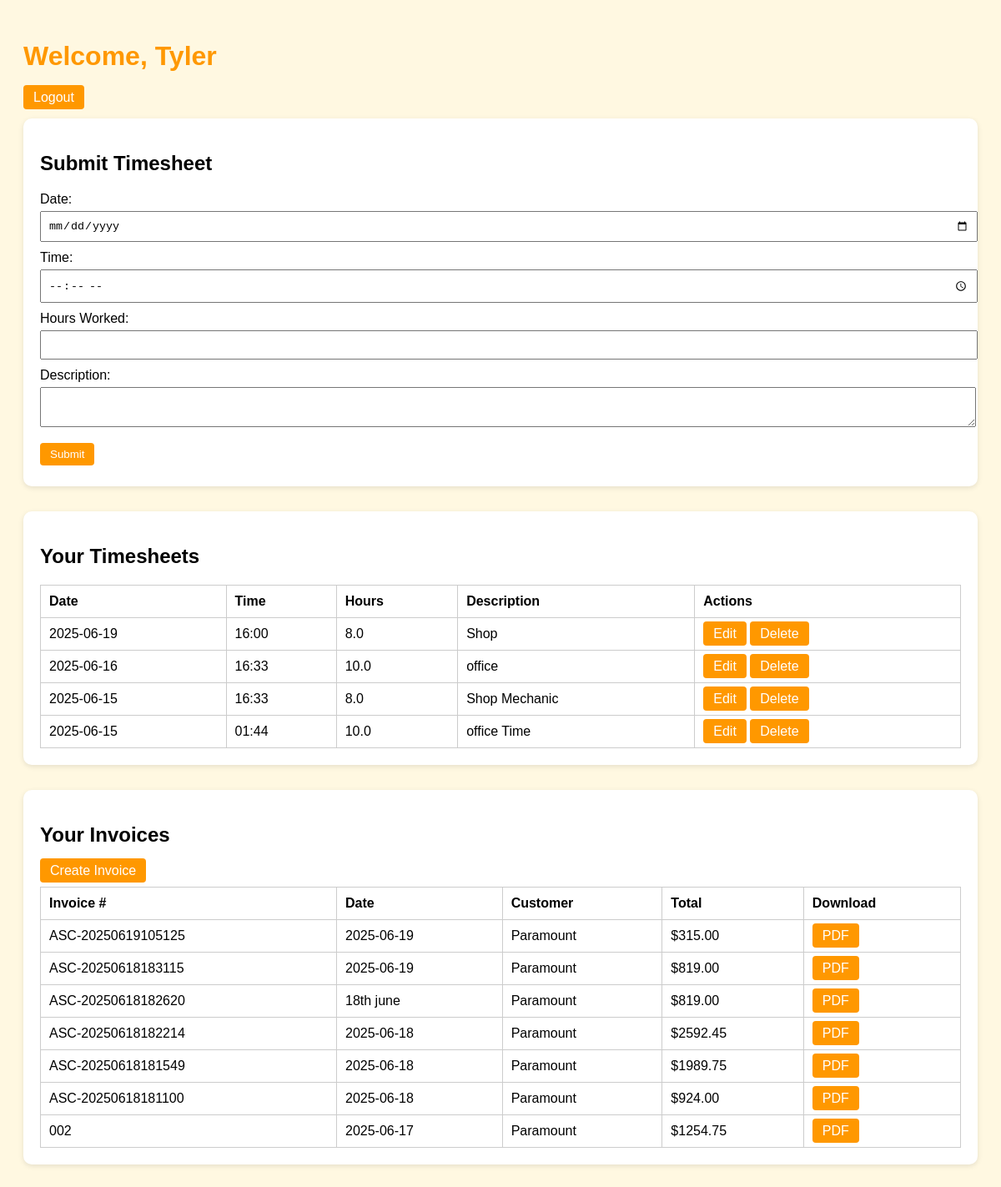
Before: /dashboard (signed in) with the older database file.
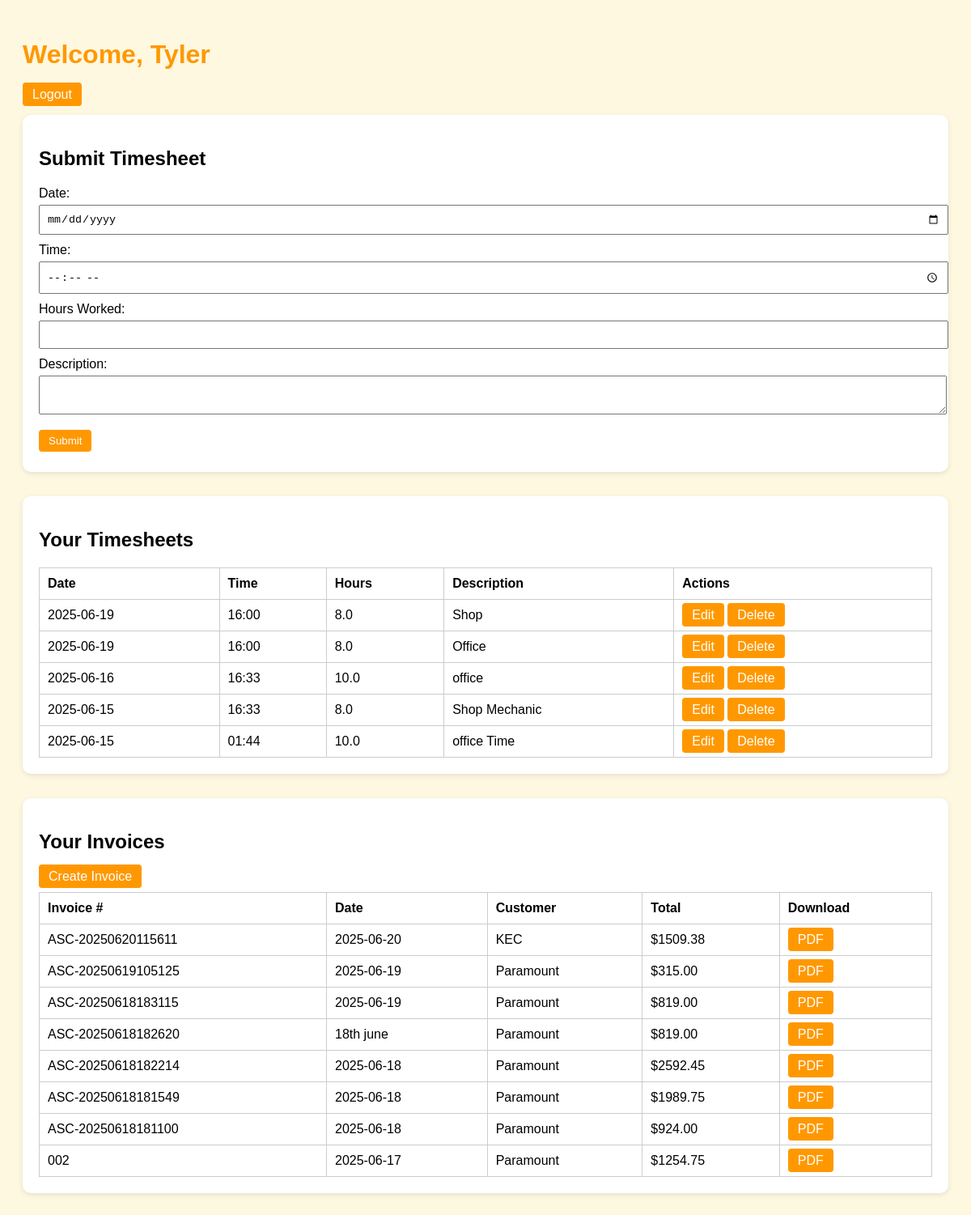
After: the same page with the newer database file.
### tables this page shows
CREATE TABLE timesheets (
        id INTEGER PRIMARY KEY AUTOINCREMENT,
        username TEXT,
        date TEXT,
        time TEXT,
        hours_worked REAL,
        description TEXT
    );

CREATE TABLE invoices (
        id INTEGER PRIMARY KEY AUTOINCREMENT,
        username TEXT,
        invoice_number TEXT,
        date TEXT,
        customer TEXT,
        location TEXT,
        po TEXT,
        afe TEXT,
        customer_rep TEXT,
        safety_rep TEXT,
        subtotal REAL,
        gst REAL,
        total REAL,
        line_items TEXT,
        notes TEXT,
        signature TEXT
    , status TEXT DEFAULT 'Pending');

### app.py (the view)
@app.route('/dashboard')
def dashboard():
    if 'user' not in session:
        return redirect(url_for('index'))
    conn = sqlite3.connect(DB_PATH)
    c = conn.cursor()
    if session['role'] == 'admin':
        search_user = request.args.get('search_user', '').strip()
        c.execute("SELECT username, role FROM users")
        users = c.fetchall()
        if search_user:
            c.execute("SELECT id, username, date, time, hours_worked, description FROM timesheets WHERE username=? ORDER BY date DESC", (search_user,))
            timesheet_rows = c.fetchall()
            c.execute("SELECT * FROM invoices WHERE username=? ORDER BY id DESC", (search_user,))
            invoice_rows = c.fetchall()
        else:
            c.execute("SELECT id, username, date, time, hours_worked, description FROM timesheets ORDER BY username, date DESC")
            timesheet_rows = c.fetchall()
            c.execute("SELECT * FROM invoices ORDER BY id DESC")
            invoice_rows = c.fetchall()
        timesheets = {}
        for row in timesheet_rows:
            timesheets.setdefault(row[1], []).append(row)
        invoices = invoice_rows
        conn.close()
        return render_template('admin_dashboard.html', users=users, timesheets=timesheets, invoices=invoices)
    else:
        c.execute("SELECT id, date, time, hours_worked, description FROM timesheets WHERE username=? ORDER BY date DESC", (session['user'],))
        entries = c.fetchall()
        c.execute("SELECT * FROM invoices WHERE username=? ORDER BY id DESC", (session['user'],))
        invoices = c.fetchall()
        conn.close()
        return render_template('user_dashboard.html', username=session['user'], entries=entries, invoices=invoices)

### templates/user_dashboard.html (shortened to what this page needs)
<!DOCTYPE html>
<html lang="en">
<head>
</head>
<body>
  <h1>Welcome, {{ username }}</h1>
  <p><a class="btn" href="{{ url_for('logout') }}">Logout</a></p>
  <section>
    <h2>Submit Timesheet</h2>
    <form action="{{ url_for('submit') }}" method="post">
      <label>Date:</label>
      <input type="date" name="date">
      <label>Time:</label>
      <input type="time" name="time">
      <label>Hours Worked:</label>
      <input type="number" name="hours" step="0.1" required>
      <label>Description:</label>
      <textarea name="description" required></textarea>
      <button class="btn" type="submit">Submit</button>
    </form>
  </section>
  <section>
    <h2>Your Timesheets</h2>
    <table>
      <tr><th>Date</th><th>Time</th><th>Hours</th><th>Description</th><th>Actions</th></tr>
      {% for entry in entries %}
      <tr>
        <td>{{ entry[1] }}</td>
        <td>{{ entry[2] }}</td>
        <td>{{ entry[3] }}</td>
        <td>{{ entry[4] }}</td>
        <td>
          <a class="btn" href="{{ url_for('edit_timesheet', entry_id=entry[0]) }}">Edit</a>
          <a class="btn" href="{{ url_for('delete_timesheet', entry_id=entry[0]) }}">Delete</a>
        </td>
      </tr>
      {% endfor %}
    </table>
  </section>
  <section>
    <h2>Your Invoices</h2>
    <a class="btn" href="{{ url_for('create_invoice') }}">Create Invoice</a>
    <table>
      <tr><th>Invoice #</th><th>Date</th><th>Customer</th><th>Total</th><th>Download</th></tr>
      {% for invoice in invoices %}
      <tr>
        <td>{{ invoice[2] }}</td>
        <td>{{ invoice[3] }}</td>
        <td>{{ invoice[4] }}</td>
        <td>${{ '%.2f'|format(invoice[12]) }}</td>
        <td>
          <a class="btn" href="{{ url_for('download_invoice', invoice_id=invoice[0]) }}">PDF</a>
        </td>
      </tr>
      {% endfor %}
    </table>
  </section>
</body>
</html>

### templates/user_dashboard.html (style rules this page uses)
body { font-family: Arial, sans-serif; background-color: #fff8e1; padding: 20px; }
h1 { color: #ff9800; }
section { background: #fff; padding: 20px; margin-bottom: 30px; border-radius: 10px; box-shadow: 0 2px 6px rgba(0,0,0,0.1); }
table { width: 100%; border-collapse: collapse; margin-top: 10px; }
table, th, td { border: 1px solid #ccc; }
th, td { padding: 10px; text-align: left; }
.btn { padding: 6px 12px; margin: 5px 0; background-color: #ff9800; color: white; border: none; border-radius: 4px; text-decoration: none; }
input, textarea { padding: 8px; width: 100%; margin-top: 5px; margin-bottom: 10px; }

Changed rows visible on the page:
added timesheets: date "2025-06-19", time "16:00", hours_worked "8.0", description "Office"
added invoices: invoice_number "ASC-20250620115611", date "2025-06-20", customer "KEC", total "1509.38"
